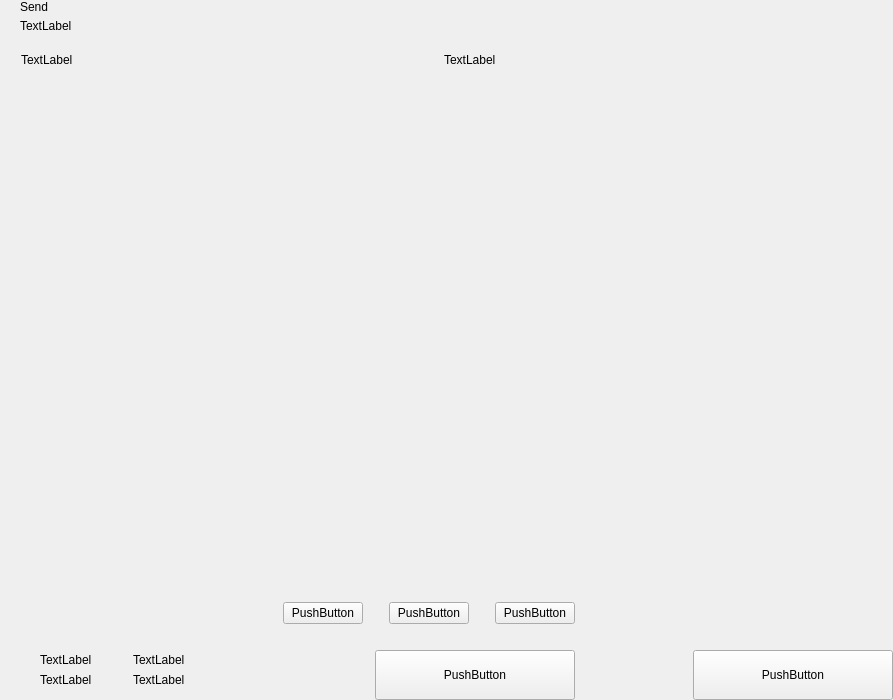
<?xml version="1.0" encoding="UTF-8"?>
<ui version="4.0">
 <class>send</class>
 <widget class="QWidget" name="send">
  <property name="geometry">
   <rect>
    <x>0</x>
    <y>0</y>
    <width>893</width>
    <height>700</height>
   </rect>
  </property>
  <property name="windowTitle">
   <string>Form</string>
  </property>
  <layout class="QHBoxLayout" name="horizontalLayout_2" stretch="2,1">
   <property name="spacing">
    <number>0</number>
   </property>
   <property name="leftMargin">
    <number>0</number>
   </property>
   <property name="topMargin">
    <number>0</number>
   </property>
   <property name="rightMargin">
    <number>0</number>
   </property>
   <property name="bottomMargin">
    <number>0</number>
   </property>
   <item>
    <widget class="QWidget" name="left" native="true">
     <layout class="QVBoxLayout" name="verticalLayout_3">
      <property name="spacing">
       <number>0</number>
      </property>
      <property name="leftMargin">
       <number>0</number>
      </property>
      <property name="topMargin">
       <number>0</number>
      </property>
      <property name="rightMargin">
       <number>0</number>
      </property>
      <property name="bottomMargin">
       <number>0</number>
      </property>
      <item>
       <layout class="QVBoxLayout" name="verticalLayout_22" stretch="0,0,0,1,0,0,0,0">
        <property name="spacing">
         <number>0</number>
        </property>
        <item>
         <layout class="QHBoxLayout" name="horizontalLayout_3">
          <property name="spacing">
           <number>0</number>
          </property>
          <property name="leftMargin">
           <number>20</number>
          </property>
          <property name="rightMargin">
           <number>20</number>
          </property>
          <item>
           <layout class="QVBoxLayout" name="verticalLayout">
            <property name="spacing">
             <number>5</number>
            </property>
            <item>
             <widget class="QLabel" name="labelTitle">
              <property name="text">
               <string>Send</string>
              </property>
              <property name="alignment">
               <set>Qt::AlignLeading|Qt::AlignLeft|Qt::AlignVCenter</set>
              </property>
             </widget>
            </item>
            <item>
             <widget class="QLabel" name="labelSubtitle1">
              <property name="text">
               <string>TextLabel</string>
              </property>
             </widget>
            </item>
           </layout>
          </item>
          <item>
           <spacer name="horizontalSpacer">
            <property name="orientation">
             <enum>Qt::Horizontal</enum>
            </property>
            <property name="sizeHint" stdset="0">
             <size>
              <width>40</width>
              <height>20</height>
             </size>
            </property>
           </spacer>
          </item>
         </layout>
        </item>
        <item>
         <spacer name="verticalSpacer_2">
          <property name="orientation">
           <enum>Qt::Vertical</enum>
          </property>
          <property name="sizeType">
           <enum>QSizePolicy::Fixed</enum>
          </property>
          <property name="sizeHint" stdset="0">
           <size>
            <width>20</width>
            <height>20</height>
           </size>
          </property>
         </spacer>
        </item>
        <item>
         <layout class="QHBoxLayout" name="horizontalLayout" stretch="6,0,2">
          <property name="spacing">
           <number>0</number>
          </property>
          <property name="leftMargin">
           <number>10</number>
          </property>
          <property name="topMargin">
           <number>0</number>
          </property>
          <property name="rightMargin">
           <number>20</number>
          </property>
          <property name="bottomMargin">
           <number>0</number>
          </property>
          <item>
           <widget class="QLabel" name="labelSubtitleAddress">
            <property name="styleSheet">
             <string notr="true">margin-left:8px;</string>
            </property>
            <property name="text">
             <string>TextLabel</string>
            </property>
           </widget>
          </item>
          <item>
           <spacer name="horizontalSpacer_3">
            <property name="orientation">
             <enum>Qt::Horizontal</enum>
            </property>
            <property name="sizeType">
             <enum>QSizePolicy::Fixed</enum>
            </property>
            <property name="sizeHint" stdset="0">
             <size>
              <width>40</width>
              <height>1</height>
             </size>
            </property>
           </spacer>
          </item>
          <item>
           <widget class="QLabel" name="labelSubtitleAmount">
            <property name="text">
             <string>TextLabel</string>
            </property>
           </widget>
          </item>
         </layout>
        </item>
        <item>
         <widget class="QScrollArea" name="scrollArea">
          <property name="minimumSize">
           <size>
            <width>0</width>
            <height>350</height>
           </size>
          </property>
          <property name="styleSheet">
           <string notr="true">#scrollArea {
            background:transparent;
            margin-top:10px;
}</string>
          </property>
          <property name="horizontalScrollBarPolicy">
           <enum>Qt::ScrollBarAlwaysOff</enum>
          </property>
          <property name="sizeAdjustPolicy">
           <enum>QAbstractScrollArea::AdjustIgnored</enum>
          </property>
          <property name="widgetResizable">
           <bool>true</bool>
          </property>
          <property name="alignment">
           <set>Qt::AlignLeading|Qt::AlignLeft|Qt::AlignTop</set>
          </property>
          <widget class="QWidget" name="scrollAreaWidgetContents">
           <property name="geometry">
            <rect>
             <x>0</x>
             <y>0</y>
             <width>591</width>
             <height>16</height>
            </rect>
           </property>
           <property name="sizePolicy">
            <sizepolicy hsizetype="Preferred" vsizetype="Maximum">
             <horstretch>0</horstretch>
             <verstretch>0</verstretch>
            </sizepolicy>
           </property>
           <property name="autoFillBackground">
            <bool>false</bool>
           </property>
           <property name="styleSheet">
            <string notr="true">#scrollAreaWidgetContents {
             background:transparent;
             }</string>
           </property>
           <layout class="QVBoxLayout" name="verticalLayout_7">
            <property name="spacing">
             <number>0</number>
            </property>
            <property name="sizeConstraint">
             <enum>QLayout::SetDefaultConstraint</enum>
            </property>
            <property name="leftMargin">
             <number>0</number>
            </property>
            <property name="topMargin">
             <number>0</number>
            </property>
            <property name="rightMargin">
             <number>0</number>
            </property>
            <property name="bottomMargin">
             <number>0</number>
            </property>
           </layout>
          </widget>
         </widget>
        </item>
        <item>
         <spacer name="verticalSpacer_4">
          <property name="orientation">
           <enum>Qt::Vertical</enum>
          </property>
          <property name="sizeType">
           <enum>QSizePolicy::Fixed</enum>
          </property>
          <property name="sizeHint" stdset="0">
           <size>
            <width>20</width>
            <height>20</height>
           </size>
          </property>
         </spacer>
        </item>
        <item>
         <layout class="QHBoxLayout" name="horizontalLayout_20">
          <property name="spacing">
           <number>6</number>
          </property>
          <property name="rightMargin">
           <number>20</number>
          </property>
          <item>
           <spacer name="horizontalSpacer_4">
            <property name="orientation">
             <enum>Qt::Horizontal</enum>
            </property>
            <property name="sizeHint" stdset="0">
             <size>
              <width>40</width>
              <height>20</height>
             </size>
            </property>
           </spacer>
          </item>
          <item>
           <widget class="QPushButton" name="pushButtonFee">
            <property name="text">
             <string>PushButton</string>
            </property>
           </widget>
          </item>
          <item>
           <spacer name="horizontalSpacer_11">
            <property name="orientation">
             <enum>Qt::Horizontal</enum>
            </property>
            <property name="sizeType">
             <enum>QSizePolicy::Minimum</enum>
            </property>
            <property name="sizeHint" stdset="0">
             <size>
              <width>20</width>
              <height>20</height>
             </size>
            </property>
           </spacer>
          </item>
          <item>
           <widget class="QPushButton" name="pushButtonClear">
            <property name="layoutDirection">
             <enum>Qt::RightToLeft</enum>
            </property>
            <property name="text">
             <string>PushButton</string>
            </property>
           </widget>
          </item>
          <item>
           <spacer name="horizontalSpacer_6">
            <property name="orientation">
             <enum>Qt::Horizontal</enum>
            </property>
            <property name="sizeType">
             <enum>QSizePolicy::Fixed</enum>
            </property>
            <property name="sizeHint" stdset="0">
             <size>
              <width>20</width>
              <height>20</height>
             </size>
            </property>
           </spacer>
          </item>
          <item>
           <widget class="QPushButton" name="pushButtonAddRecipient">
            <property name="text">
             <string>PushButton</string>
            </property>
           </widget>
          </item>
         </layout>
        </item>
        <item>
         <spacer name="verticalSpacer">
          <property name="orientation">
           <enum>Qt::Vertical</enum>
          </property>
          <property name="sizeType">
           <enum>QSizePolicy::Fixed</enum>
          </property>
          <property name="sizeHint" stdset="0">
           <size>
            <width>20</width>
            <height>16</height>
           </size>
          </property>
         </spacer>
        </item>
        <item>
         <layout class="QHBoxLayout" name="horizontalLayout_7">
          <property name="rightMargin">
           <number>20</number>
          </property>
          <item>
           <layout class="QHBoxLayout" name="horizontalLayout_10">
            <property name="spacing">
             <number>0</number>
            </property>
            <property name="leftMargin">
             <number>8</number>
            </property>
            <item>
             <widget class="QStackedWidget" name="stackedWidget">
              <property name="minimumSize">
               <size>
                <width>0</width>
                <height>60</height>
               </size>
              </property>
              <property name="maximumSize">
               <size>
                <width>16777215</width>
                <height>60</height>
               </size>
              </property>
              <property name="currentIndex">
               <number>0</number>
              </property>
              <widget class="QWidget" name="page1">
               <layout class="QVBoxLayout" name="verticalLayout_71" stretch="0">
                <property name="spacing">
                 <number>6</number>
                </property>
                <property name="leftMargin">
                 <number>12</number>
                </property>
                <property name="topMargin">
                 <number>0</number>
                </property>
                <property name="rightMargin">
                 <number>0</number>
                </property>
                <property name="bottomMargin">
                 <number>0</number>
                </property>
                <item>
                 <widget class="QWidget" name="coinWidget" native="true">
                  <property name="minimumSize">
                   <size>
                    <width>0</width>
                    <height>60</height>
                   </size>
                  </property>
                  <property name="maximumSize">
                   <size>
                    <width>16777215</width>
                    <height>60</height>
                   </size>
                  </property>
                  <layout class="QHBoxLayout" name="horizontalLayout_9">
                   <property name="spacing">
                    <number>0</number>
                   </property>
                   <property name="leftMargin">
                    <number>20</number>
                   </property>
                   <property name="topMargin">
                    <number>10</number>
                   </property>
                   <property name="rightMargin">
                    <number>20</number>
                   </property>
                   <property name="bottomMargin">
                    <number>10</number>
                   </property>
                   <item>
                    <layout class="QVBoxLayout" name="verticalSend">
                     <property name="spacing">
                      <number>0</number>
                     </property>
                     <item>
                      <widget class="QLabel" name="labelTitleTotalSend">
                       <property name="text">
                        <string>TextLabel</string>
                       </property>
                      </widget>
                     </item>
                     <item>
                      <widget class="QLabel" name="labelAmountSend">
                       <property name="text">
                        <string>TextLabel</string>
                       </property>
                      </widget>
                     </item>
                    </layout>
                   </item>
                   <item>
                    <spacer name="horizontalSpacer_9">
                     <property name="orientation">
                      <enum>Qt::Horizontal</enum>
                     </property>
                     <property name="sizeType">
                      <enum>QSizePolicy::Fixed</enum>
                     </property>
                     <property name="sizeHint" stdset="0">
                      <size>
                       <width>20</width>
                       <height>20</height>
                      </size>
                     </property>
                    </spacer>
                   </item>
                   <item>
                    <widget class="QLabel" name="labelLine">
                     <property name="minimumSize">
                      <size>
                       <width>1</width>
                       <height>0</height>
                      </size>
                     </property>
                     <property name="maximumSize">
                      <size>
                       <width>1</width>
                       <height>16777215</height>
                      </size>
                     </property>
                     <property name="text">
                      <string/>
                     </property>
                    </widget>
                   </item>
                   <item>
                    <spacer name="horizontalSpacer_10">
                     <property name="orientation">
                      <enum>Qt::Horizontal</enum>
                     </property>
                     <property name="sizeType">
                      <enum>QSizePolicy::Fixed</enum>
                     </property>
                     <property name="sizeHint" stdset="0">
                      <size>
                       <width>20</width>
                       <height>20</height>
                      </size>
                     </property>
                    </spacer>
                   </item>
                   <item>
                    <layout class="QVBoxLayout" name="verticalRemaining">
                     <property name="spacing">
                      <number>0</number>
                     </property>
                     <item>
                      <widget class="QLabel" name="labelTitleTotalRemaining">
                       <property name="text">
                        <string>TextLabel</string>
                       </property>
                      </widget>
                     </item>
                     <item>
                      <widget class="QLabel" name="labelAmountRemaining">
                       <property name="text">
                        <string>TextLabel</string>
                       </property>
                      </widget>
                     </item>
                    </layout>
                   </item>
                  </layout>
                 </widget>
                </item>
               </layout>
              </widget>
              <widget class="QWidget" name="page_2"/>
             </widget>
            </item>
           </layout>
          </item>
          <item>
           <spacer name="horizontalSpacer_5">
            <property name="orientation">
             <enum>Qt::Horizontal</enum>
            </property>
            <property name="sizeType">
             <enum>QSizePolicy::Expanding</enum>
            </property>
            <property name="sizeHint" stdset="0">
             <size>
              <width>40</width>
              <height>20</height>
             </size>
            </property>
           </spacer>
          </item>
          <item alignment="Qt::AlignBottom">
           <widget class="QPushButton" name="pushButtonSave">
            <property name="minimumSize">
             <size>
              <width>200</width>
              <height>50</height>
             </size>
            </property>
            <property name="maximumSize">
             <size>
              <width>200</width>
              <height>50</height>
             </size>
            </property>
            <property name="text">
             <string>PushButton</string>
            </property>
           </widget>
          </item>
         </layout>
        </item>
       </layout>
      </item>
     </layout>
    </widget>
   </item>
   <item>
    <widget class="QWidget" name="right" native="true">
     <layout class="QVBoxLayout" name="verticalLayout_5">
      <property name="leftMargin">
       <number>0</number>
      </property>
      <property name="topMargin">
       <number>0</number>
      </property>
      <property name="rightMargin">
       <number>0</number>
      </property>
      <property name="bottomMargin">
       <number>0</number>
      </property>
      <item>
       <layout class="QVBoxLayout" name="verticalLayout_4">
        <property name="spacing">
         <number>6</number>
        </property>
        <item>
         <widget class="OptionButton" name="btnCoinControl" native="true">
          <property name="minimumSize">
           <size>
            <width>0</width>
            <height>50</height>
           </size>
          </property>
         </widget>
        </item>
        <item>
         <widget class="OptionButton" name="btnChangeAddress" native="true">
          <property name="minimumSize">
           <size>
            <width>0</width>
            <height>50</height>
           </size>
          </property>
         </widget>
        </item>
        <item>
         <widget class="OptionButton" name="btnUri" native="true">
          <property name="minimumSize">
           <size>
            <width>0</width>
            <height>50</height>
           </size>
          </property>
         </widget>
        </item>
        <item>
         <spacer name="verticalSpacer_5">
          <property name="orientation">
           <enum>Qt::Vertical</enum>
          </property>
          <property name="sizeHint" stdset="0">
           <size>
            <width>20</width>
            <height>40</height>
           </size>
          </property>
         </spacer>
        </item>
        <item>
         <layout class="QHBoxLayout" name="horizontalLayout_8">
          <item>
           <spacer name="horizontalSpacer_7">
            <property name="orientation">
             <enum>Qt::Horizontal</enum>
            </property>
            <property name="sizeHint" stdset="0">
             <size>
              <width>40</width>
              <height>20</height>
             </size>
            </property>
           </spacer>
          </item>
          <item>
           <widget class="QPushButton" name="pushButtonReset">
            <property name="minimumSize">
             <size>
              <width>200</width>
              <height>50</height>
             </size>
            </property>
            <property name="maximumSize">
             <size>
              <width>200</width>
              <height>50</height>
             </size>
            </property>
            <property name="text">
             <string>PushButton</string>
            </property>
           </widget>
          </item>
         </layout>
        </item>
       </layout>
      </item>
     </layout>
    </widget>
   </item>
  </layout>
 </widget>
 <customwidgets>
  <customwidget>
   <class>OptionButton</class>
   <extends>QWidget</extends>
   <header>qt/bitcorn/optionbutton.h</header>
   <container>1</container>
  </customwidget>
 </customwidgets>
 <resources/>
 <connections/>
</ui>
